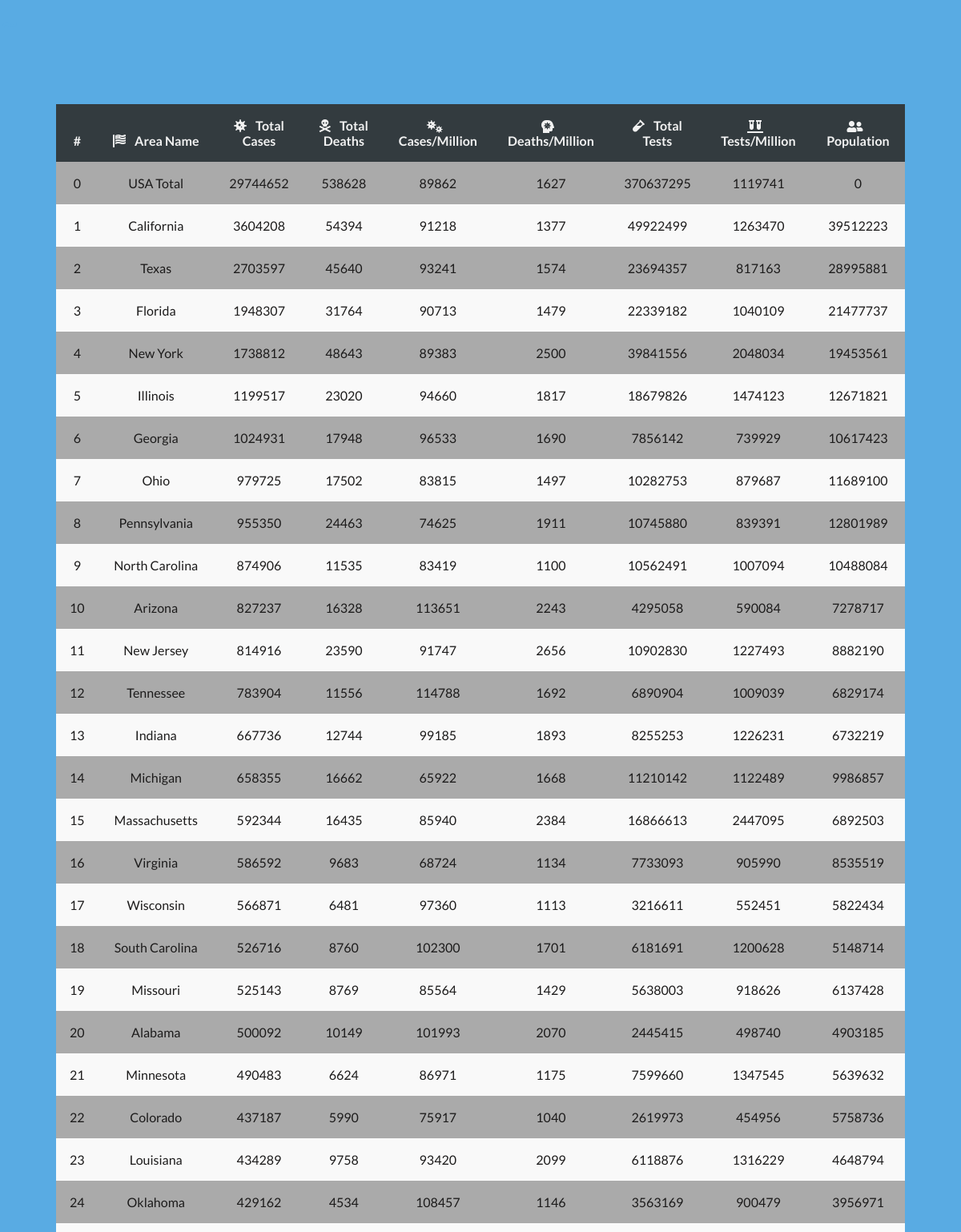
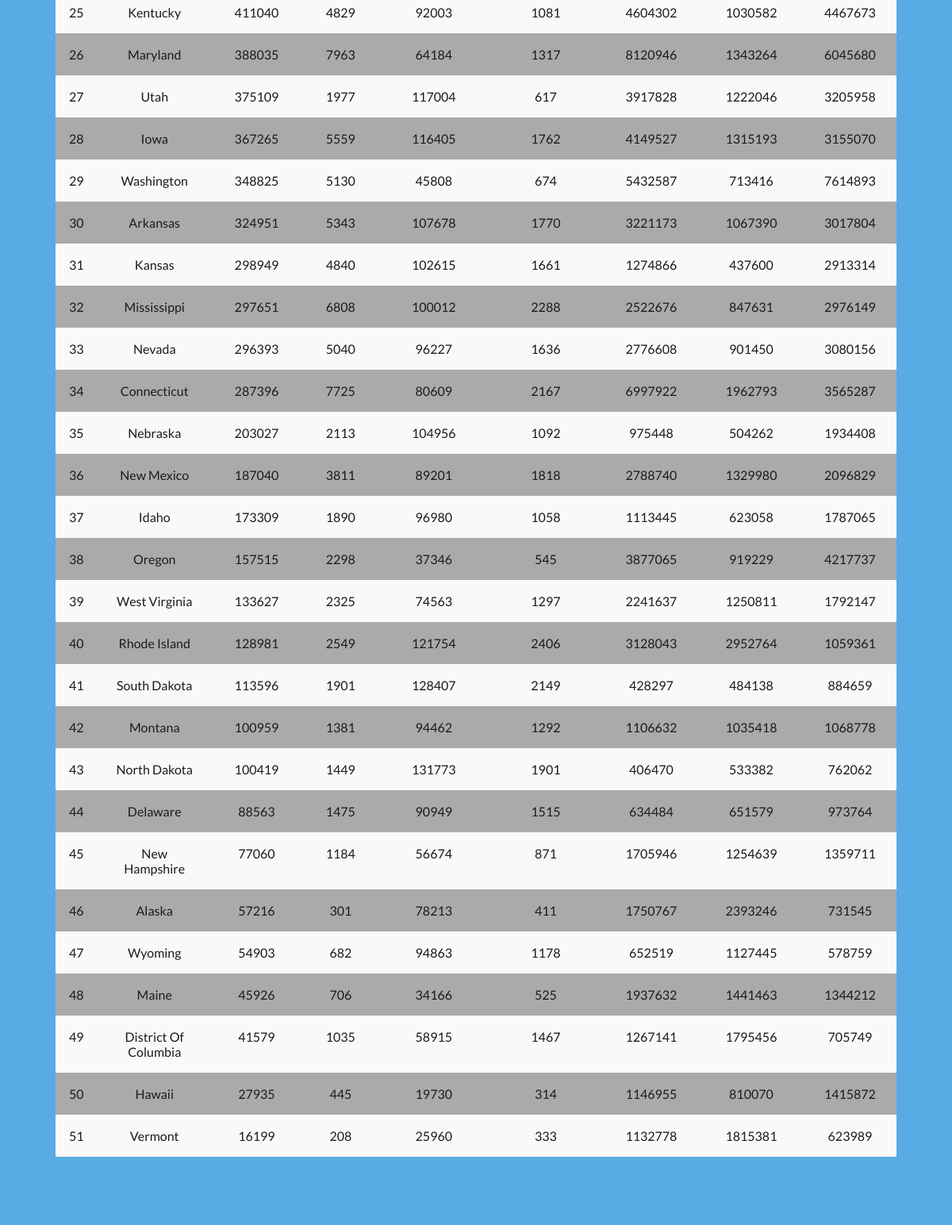
The app's page /map/ (lower part), older data (2 pictures, top to bottom).
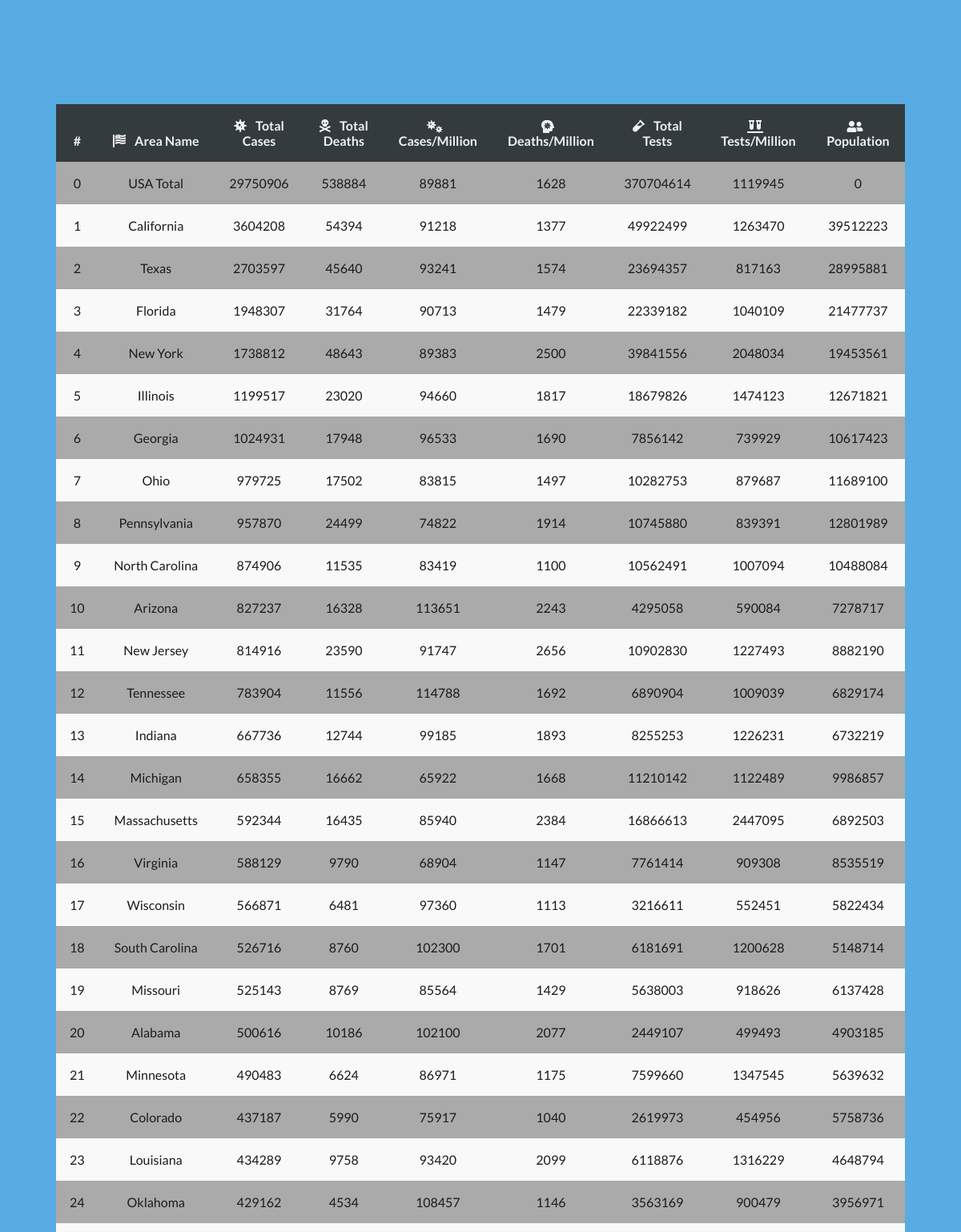
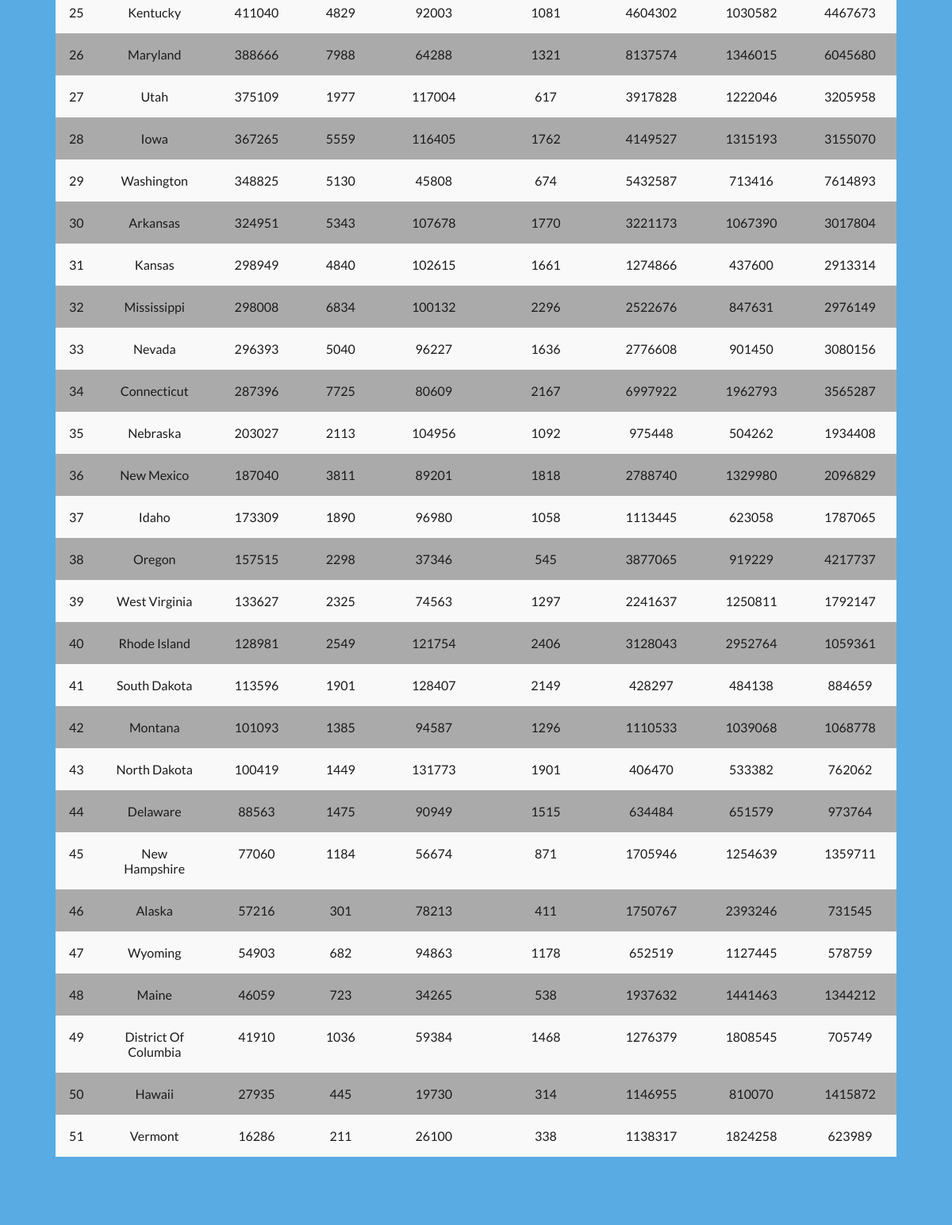
The same page, newer data (2 pictures, top to bottom).
### tables this page shows
CREATE TABLE COVIDSTATS (
            id INTEGER NOT NULL PRIMARY KEY AUTOINCREMENT,
            state_name TEXT,
            total_cases INTEGER,
            new_cases INTEGER,
            total_deaths INTEGER,
            new_deaths INTEGER,
            total_recovered INTEGER,
            active_cases INTEGER,
            case_mill INTEGER,
            death_mill INTEGER,
            total_tests INTEGER,
            test_mill INTEGER,
            population INTEGER
            );

### view.py (the view)
@app.route('/map/')
def map_route():
    conn = sl3.connect('platypodes.db')
    c = conn.cursor()
    c.execute("SELECT * FROM COVIDSTATS")
    return render_template("/homesite/map.html", rows=c.fetchall(), model=model.setup())

### model.py (called while the page is built)
def setup():
    name = "P2-Platypodes"
    source = {"name": name}  # source dictionary used to define certain Jinja variables
    project1 = "Frontend"  # frontend links
    projlinks1 = [
        Link("GitHub", "https://github.com/aymankazi9/P2-Platypodes/tree/main/templates")
    ]
    project2 = "Backend"  # backend links
    projlinks2 = [
        Link("GitHub", "https://github.com/aymankazi9/P2-Platypodes/blob/main/stats.py")
    ]
    proj1 = Model(project1, projlinks1)
    proj2 = Model(project2, projlinks2)
    projects = Models(source, [proj1, proj2])
    return projects

    def get_source(self):
        return self.source

    def get_model(self):
        return self.model

### templates/homesite/map.html (shortened to what this page needs)
{% extends "base.html" %}
{% block content %}
<head>
</head>
<body style="background-color: #59ABE3;">
<h1 style="color: #59ABE3">~</h1>
<table class="table table-hover" id="data">
    <thead>
    <tr>
        <th style="color: #f2f2f2; text-align: center">#</th>
        <th style="color: #f2f2f2; text-align: center"><i style="margin-right: 0.5em" class="fas fa-flag-usa"></i> Area Name</th>
        <th style="color: #f2f2f2; text-align: center"><i style="margin-right: 0.5em" class="fas fa-virus"></i> Total Cases</th>
        <th style="color: #f2f2f2; text-align: center"><i style="margin-right: 0.5em" class="fas fa-skull-crossbones"></i> Total Deaths</th>
        <th style="color: #f2f2f2; text-align: center"><i style="margin-right: 0.5em" class="fas fa-viruses"></i>Cases/Million</th>
        <th style="color: #f2f2f2; text-align: center"><i style="margin-right: 0.5em" class="fas fa-head-side-virus"></i> Deaths/Million</th>
        <th style="color: #f2f2f2; text-align: center"><i style="margin-right: 0.5em" class="fas fa-vial"></i> Total Tests</th>
        <th style="color: #f2f2f2; text-align: center"><i style="margin-right: 0.5em" class="fas fa-vials"></i> Tests/Million</th>
        <th style="color: #f2f2f2; text-align: center"><i style="margin-right: 0.5em" class="fas fa-user-friends"></i> Population</th>
    </tr>
    </thead>
    <tbody>
    {% for row in rows %}
    <tr id={{row[0]}}>
        <td id="row0" style="color: #1c1b1b; text-align: center">{{row[0]}}</td>
        <td id="row1" style="color: #1c1b1b; text-align: center">{{row[1]}}</td>
        <td id="row2" style="color: #1c1b1b; text-align: center">{{row[2]}}</td>
        <td id="row4" style="color: #1c1b1b; text-align: center">{{row[4]}}</td>
        <td id="row8" style="color: #1c1b1b; text-align: center">{{row[8]}}</td>
        <td id="row9" style="color: #1c1b1b; text-align: center">{{row[9]}}</td>
        <td id="row10" style="color: #1c1b1b; text-align: center">{{row[10]}}</td>
        <td id="row11" style="color: #1c1b1b; text-align: center">{{row[11]}}</td>
        <td id="row12" style="color: #1c1b1b; text-align: center">{{row[12]}}</td>
    </tr>
    {% endfor %}
    </tbody>
</table>
</body>
{% endblock %}

### templates/base.html (shortened to what this page needs)
{% set source = model.get_source() %}
{% set model = model.get_model() %}
{% set name = source["name"] %}
<html>
    <head>
        <link rel="stylesheet" href="https://stackpath.bootstrapcdn.com/bootstrap/4.3.1/css/bootstrap.min.css">
        <link rel="stylesheet" href="https://cdnjs.cloudflare.com/ajax/libs/font-awesome/4.7.0/css/font-awesome.min.css">
        <link rel="stylesheet" href="//use.fontawesome.com/releases/v5.15.2/css/all.css">
        <link rel="stylesheet" type="text/css" href="https://cdn.wpcc.io/lib/1.0.2/cookieconsent.min.css"/>
    </head>
    <body>
    </body>
<body>
{% block content %}
{% endblock %}
</body>
</html>

### templates/base.html (style rules this page uses)
* { box-sizing: border-box; }
html, body { font-family: 'Lato', sans-serif; margin: 0; min-height: 100vh; padding: 0; }
html:before, svg { cursor: pointer; height: 44px; width: 44px; }

### templates/homesite/map.html (style rules this page uses)
#data { border-collapse: collapse; width: 100%; }
#data td, #data th { border: 0px solid #ddd; padding: 17px; }
#data tr:nth-child(even) { background-color: #f9f9f9; }
#data tr:nth-child(odd) { background-color: #aaaaaa; }
#data th { padding-top: 17px; padding-bottom: 17px; text-align: left; background-color: #333b3f; color: white; }
html { scroll-behavior: smooth; }
table { border:70px solid #59ABE3; }
table tr:first-child th:last-child { border-top-right-radius: 10px !important; }
table tr:first-child th:first-child { border-top-left-radius: 10px !important; }
table tr:last-child td:first-child { border-bottom-left-radius: 10px !important; }
table tr:last-child td:last-child { border-bottom-right-radius: 10px !important; }

Row changes from the older to the newer data that the page shows:
changed COVIDSTATS "USA Total": total_cases "29744652" → "29750906"; total_deaths "538628" → "538884"; case_mill "89862" → "89881"; death_mill "1627" → "1628"; total_tests "370637295" → "370704614"; test_mill "1119741" → "1119945"
changed COVIDSTATS "Pennsylvania": total_cases "955350" → "957870"; total_deaths "24463" → "24499"; case_mill "74625" → "74822"; death_mill "1911" → "1914"
changed COVIDSTATS "Virginia": total_cases "586592" → "588129"; total_deaths "9683" → "9790"; case_mill "68724" → "68904"; death_mill "1134" → "1147"; total_tests "7733093" → "7761414"; test_mill "905990" → "909308"
changed COVIDSTATS "Alabama": total_cases "500092" → "500616"; total_deaths "10149" → "10186"; case_mill "101993" → "102100"; death_mill "2070" → "2077"; total_tests "2445415" → "2449107"; test_mill "498740" → "499493"
changed COVIDSTATS "Maryland": total_cases "388035" → "388666"; total_deaths "7963" → "7988"; case_mill "64184" → "64288"; death_mill "1317" → "1321"; total_tests "8120946" → "8137574"; test_mill "1343264" → "1346015"
changed COVIDSTATS "Mississippi": total_cases "297651" → "298008"; total_deaths "6808" → "6834"; case_mill "100012" → "100132"; death_mill "2288" → "2296"
changed COVIDSTATS "Montana": total_cases "100959" → "101093"; total_deaths "1381" → "1385"; case_mill "94462" → "94587"; death_mill "1292" → "1296"; total_tests "1106632" → "1110533"; test_mill "1035418" → "1039068"
changed COVIDSTATS "Maine": total_cases "45926" → "46059"; total_deaths "706" → "723"; case_mill "34166" → "34265"; death_mill "525" → "538"
changed COVIDSTATS "District Of Columbia": total_cases "41579" → "41910"; total_deaths "1035" → "1036"; case_mill "58915" → "59384"; death_mill "1467" → "1468"; total_tests "1267141" → "1276379"; test_mill "1795456" → "1808545"
changed COVIDSTATS "Vermont": total_cases "16199" → "16286"; total_deaths "208" → "211"; case_mill "25960" → "26100"; death_mill "333" → "338"; total_tests "1132778" → "1138317"; test_mill "1815381" → "1824258"
